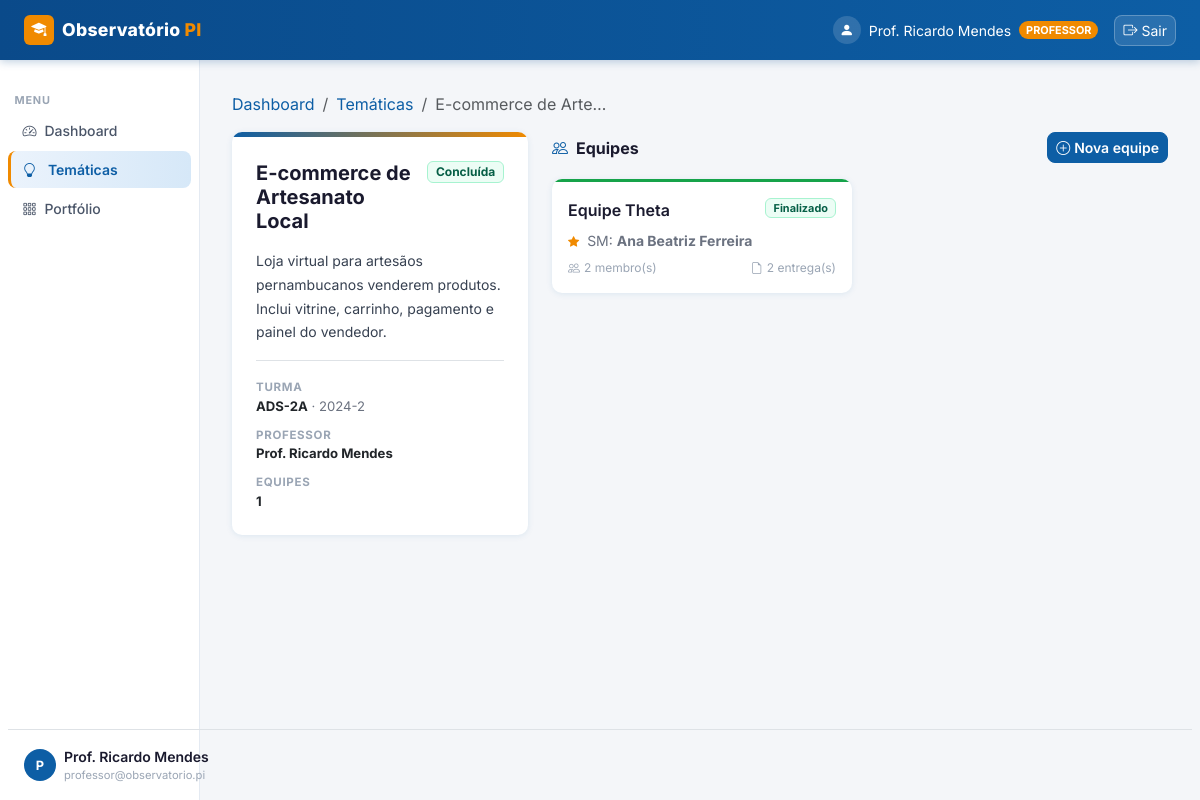
/tematicas/6 (signed in), run on the app's committed database.
### observatorio_pi/app/models/user.py (models this page shows)
class User(Base):
    __tablename__ = "users"
    id           = Column(Integer, primary_key=True, index=True)
    nome         = Column(String, nullable=False)
    email        = Column(String, unique=True, index=True, nullable=False)
    senha_hash   = Column(String, nullable=False)
    tipo         = Column(String, default="ALUNO", nullable=False)
    ativo        = Column(Boolean, default=True, nullable=False)
    bio          = Column(Text, default="")          # apresentação pessoal
    linkedin     = Column(String, default="")        # URL LinkedIn
    github       = Column(String, default="")        # URL GitHub
    portfolio_url= Column(String, default="")        # site/portfolio pessoal
    area_interesse = Column(String, default="")      # ex: "Backend, IA, Mobile"
    cidade       = Column(String, default="")        # localização
    telefone     = Column(String, default="")        # contato para empresas

### observatorio_pi/app/models/project.py (models this page shows)
class Tematica(Base):
    __tablename__ = "tematicas"
    id              = Column(Integer, primary_key=True, index=True)
    titulo          = Column(String, nullable=False)
    descricao       = Column(Text, default="")
    turma_id        = Column(Integer, ForeignKey("turmas.id"), nullable=False)
    professor_id    = Column(Integer, ForeignKey("users.id"), nullable=True)   # professor responsável
    status          = Column(String, default="ABERTA")  # ABERTA, EM_ANDAMENTO, CONCLUIDA
    criado_em       = Column(DateTime, default=lambda: datetime.now(timezone.utc))
    atualizado_em   = Column(DateTime, default=lambda: datetime.now(timezone.utc))
    turma           = relationship("Turma", back_populates="tematicas")
    professor       = relationship("User", foreign_keys=[professor_id])
    equipes         = relationship("Equipe", back_populates="tematica", cascade="all, delete-orphan")

class Turma(Base):
    __tablename__ = "turmas"
    id           = Column(Integer, primary_key=True, index=True)
    nome         = Column(String, nullable=False)           # ex: "ADS-2A"
    semestre     = Column(String, nullable=False)           # ex: "2025-1"
    descricao    = Column(Text, default="")
    ativa        = Column(Boolean, default=True, nullable=False)
    criado_em    = Column(DateTime, default=lambda: datetime.now(timezone.utc))
    tematicas    = relationship("Tematica", back_populates="turma", cascade="all, delete-orphan")

class Equipe(Base):
    __tablename__ = "equipes"
    id              = Column(Integer, primary_key=True, index=True)
    nome            = Column(String, nullable=False)          # ex: "Equipe Alpha"
    tematica_id     = Column(Integer, ForeignKey("tematicas.id"), nullable=False)
    scrum_master_id = Column(Integer, ForeignKey("users.id"), nullable=True)  # aluno líder
    status          = Column(String, default="EM_ANDAMENTO")  # EM_ANDAMENTO, FINALIZADO
    criado_em       = Column(DateTime, default=lambda: datetime.now(timezone.utc))
    tematica        = relationship("Tematica", back_populates="equipes")
    scrum_master    = relationship("User", foreign_keys=[scrum_master_id])
    membros         = relationship("EquipeMembro", back_populates="equipe", cascade="all, delete-orphan")
    entregas        = relationship("EntregaProjeto", back_populates="equipe", cascade="all, delete-orphan")
    avaliacoes      = relationship("Avaliacao", back_populates="equipe", cascade="all, delete-orphan")

### observatorio_pi/app/main.py (the view)
@app.get("/tematicas/{tematica_id}", response_class=HTMLResponse)
def detalhe_tematica(tematica_id: int, request: Request, db: Session = Depends(get_db)):
    usuario = get_usuario_logado(request, db)
    if not usuario:
        return RedirectResponse(url="/", status_code=303)
    tematica = db.query(Tematica).filter(Tematica.id == tematica_id).first()
    if not tematica:
        return RedirectResponse(url="/tematicas?erro=Temática+não+encontrada", status_code=303)
    alunos_turma = db.query(User).filter(User.tipo == "ALUNO", User.ativo == True).order_by(User.nome).all()
    return templates.TemplateResponse("tematica_detalhe.html", {
        "request": request, "usuario": usuario, "tematica": tematica,
        "alunos_turma": alunos_turma,
        "sucesso": request.query_params.get("sucesso"),
        "erro": request.query_params.get("erro"),
        "active_page": "tematicas",
    })

### observatorio_pi/app/templates/tematica_detalhe.html (shortened to what this page needs)
{% extends "base_auth.html" %}
{% block content %}
<nav aria-label="breadcrumb" class="mb-3">
    <ol class="breadcrumb small">
        <li class="breadcrumb-item"><a href="/dashboard">Dashboard</a></li>
        <li class="breadcrumb-item"><a href="/tematicas">Temáticas</a></li>
        <li class="breadcrumb-item active text-truncate" style="max-width:200px;">{{ tematica.titulo }}</li>
    </ol>
</nav>
<div class="row g-4">
    <div class="col-lg-4">
        <div class="card mb-3" style="overflow:hidden;">
            <div style="height:5px;background:linear-gradient(90deg,var(--senac-blue),var(--senac-orange));"></div>
            <div class="p-4">
                <div class="d-flex justify-content-between align-items-start mb-3">
                    <h5 class="fw-bold mb-0" style="color:#1a1a2e;">{{ tematica.titulo }}</h5>
                    {% if tematica.status == 'CONCLUIDA' %}
                    <span class="badge ms-2 flex-shrink-0" style="background:#ecfdf5;color:#065f46;border:1px solid #a7f3d0;">Concluída</span>
                    {% elif tematica.status == 'EM_ANDAMENTO' %}
                    <span class="badge ms-2 flex-shrink-0" style="background:#fffbeb;color:#92400e;border:1px solid #fde68a;">Em andamento</span>
                    {% else %}
                    <span class="badge ms-2 flex-shrink-0" style="background:#eff6ff;color:var(--senac-blue);border:1px solid #bfdbfe;">Aberta</span>
                    {% endif %}
                </div>
                {% if tematica.descricao %}
                <p class="small mb-3" style="color:#374151;white-space:pre-wrap;line-height:1.7;">{{ tematica.descricao }}</p>
                {% endif %}
                <div class="d-flex flex-column gap-2 pt-3 border-top" style="font-size:.82rem;">
                    <div><span style="color:#9aa5b4;font-size:.72rem;text-transform:uppercase;letter-spacing:.06em;font-weight:700;">Turma</span><br><strong>{{ tematica.turma.nome if tematica.turma else '—' }}</strong> {% if tematica.turma %}<span style="color:#6b7280;">· {{ tematica.turma.semestre }}</span>{% endif %}</div>
                    <div><span style="color:#9aa5b4;font-size:.72rem;text-transform:uppercase;letter-spacing:.06em;font-weight:700;">Professor</span><br><strong>{{ tematica.professor.nome if tematica.professor else 'A definir' }}</strong></div>
                    <div><span style="color:#9aa5b4;font-size:.72rem;text-transform:uppercase;letter-spacing:.06em;font-weight:700;">Equipes</span><br><strong>{{ tematica.equipes|length }}</strong></div>
                </div>
            </div>
        </div>
    </div>
    <div class="col-lg-8">
        <div class="d-flex justify-content-between align-items-center mb-3">
            <div class="fw-bold" style="color:#1a1a2e;font-size:1rem;"><i class="bi bi-people me-2" style="color:var(--senac-blue);"></i>Equipes</div>
            {% set pode_criar_equipe = (usuario.tipo in ('ADMIN','COORDENADOR')) or
               (usuario.tipo == 'PROFESSOR' and tematica.professor_id == usuario.id) %}
            {% if pode_criar_equipe %}
            <button class="btn btn-primary btn-sm" style="border-radius:8px;" data-bs-toggle="modal" data-bs-target="#modalNovaEquipe"><i class="bi bi-plus-circle me-1"></i>Nova equipe</button>
            {% endif %}
        </div>
        {% if tematica.equipes %}
        <div class="row g-3">
            {% for eq in tematica.equipes %}
            <div class="col-sm-6">
                <div class="card h-100" style="overflow:hidden;cursor:pointer;transition:box-shadow .15s,transform .15s;"
                     onclick="window.location='/equipes/{{ eq.id }}'"
                     onmouseover="this.style.boxShadow='0 6px 20px rgba(13,94,165,.14)';this.style.transform='translateY(-2px)'"
                     onmouseout="this.style.boxShadow='';this.style.transform=''">
                    <div style="height:3px;background:{% if eq.status=='FINALIZADO' %}#16a34a{% else %}var(--senac-blue){% endif %};"></div>
                    <div class="p-3">
                        <div class="d-flex justify-content-between align-items-start mb-2">
                            <div class="fw-semibold" style="color:#1a1a2e;">{{ eq.nome }}</div>
                            {% if eq.status == 'FINALIZADO' %}
                            <span class="badge" style="background:#ecfdf5;color:#065f46;border:1px solid #a7f3d0;font-size:.68rem;">Finalizado</span>
                            {% else %}
                            <span class="badge" style="background:#eff6ff;color:var(--senac-blue);border:1px solid #bfdbfe;font-size:.68rem;">Em andamento</span>
                            {% endif %}
                        </div>
                        <div class="small mb-2" style="color:#6b7280;">
                            <i class="bi bi-star-fill me-1" style="color:var(--senac-orange);font-size:.7rem;"></i>
                            SM: <strong>{{ eq.scrum_master.nome if eq.scrum_master else 'Não definido' }}</strong>
                        </div>
                        <div class="d-flex justify-content-between" style="font-size:.75rem;color:#9aa5b4;">
                            <span><i class="bi bi-people me-1"></i>{{ (eq.membros|length) + (1 if eq.scrum_master_id else 0) }} membro(s)</span>
                            <span><i class="bi bi-file-earmark me-1"></i>{{ eq.entregas|length }} entrega(s)</span>
                        </div>
                    </div>
                </div>
            </div>
            {% endfor %}
        </div>
        {% endif %}
    </div>
</div>
{% set pode_criar_equipe = (usuario.tipo in ('ADMIN','COORDENADOR')) or
   (usuario.tipo == 'PROFESSOR' and tematica.professor_id == usuario.id) %}
{% endblock %}

### observatorio_pi/app/templates/base_auth.html (shortened to what this page needs)
{% extends "base.html" %}
{% block body %}
<nav class="navbar navbar-senac navbar-expand-lg">
    <div class="container-fluid px-4">
        <a class="navbar-brand d-flex align-items-center gap-2" href="/dashboard">
            <div style="background:var(--senac-orange);border-radius:6px;width:30px;height:30px;display:flex;align-items:center;justify-content:center;">
                <i class="bi bi-mortarboard-fill text-white" style="font-size:.95rem;"></i>
            </div>
            <span>Observatório <span class="brand-dot">PI</span></span>
        </a>
        <div class="ms-auto d-flex align-items-center gap-3">
            <span class="text-white-50 small d-none d-sm-flex align-items-center gap-2">
                <span style="width:28px;height:28px;background:rgba(255,255,255,.15);border-radius:50%;display:flex;align-items:center;justify-content:center;">
                    <i class="bi bi-person-fill text-white"></i>
                </span>
                <span class="text-white">{{ usuario.nome }}</span>
                <span class="badge rounded-pill" style="background:var(--senac-orange);font-size:.68rem;font-weight:700;">{{ usuario.tipo }}</span>
            </span>
            <a href="/logout" class="btn btn-sm d-flex align-items-center gap-1"
               style="background:rgba(255,255,255,.12);color:#fff;border:1px solid rgba(255,255,255,.25);border-radius:8px;">
                <i class="bi bi-box-arrow-right"></i><span class="d-none d-sm-inline">Sair</span>
            </a>
        </div>
    </div>
</nav>
<div class="container-fluid g-0">
    <div class="row g-0">
        <nav class="col-md-2 d-none d-md-block sidebar">
            <div class="sidebar-section-label">Menu</div>
            <ul class="nav flex-column px-2">
                <li class="nav-item">
                    <a class="nav-link {% if active_page == 'dashboard' %}active{% endif %}" href="/dashboard">
                        <i class="bi bi-speedometer2 me-2"></i>Dashboard
                    </a>
                </li>
                <li class="nav-item">
                    <a class="nav-link {% if active_page == 'tematicas' %}active{% endif %}" href="/tematicas">
                        <i class="bi bi-lightbulb me-2"></i>
                        {% if usuario.tipo == 'ALUNO' %}Minhas Temáticas{% else %}Temáticas{% endif %}
                    </a>
                </li>
                <li class="nav-item">
                    <a class="nav-link {% if active_page == 'portfolio' %}active{% endif %}" href="/portfolio">
                        <i class="bi bi-grid-3x3-gap me-2"></i>Portfólio
                    </a>
                </li>
            </ul>
            <div class="px-3 pt-3 border-top mx-2" style="position:absolute;bottom:1rem;left:0;right:0;">
                <div class="d-flex align-items-center gap-2">
                    <div class="rounded-circle d-flex align-items-center justify-content-center flex-shrink-0"
                         style="width:32px;height:32px;background:var(--senac-blue);color:#fff;font-size:.8rem;font-weight:700;">
                        {{ usuario.nome[0].upper() }}
                    </div>
                    <div style="min-width:0;">
                        <div class="small fw-semibold text-truncate" style="color:#1a1a2e;">{{ usuario.nome }}</div>
                        <div class="text-truncate" style="font-size:.7rem;color:#9aa5b4;">{{ usuario.email }}</div>
                    </div>
                </div>
            </div>
        </nav>
        <main class="col-md-10 main-content" style="min-height:calc(100vh - 60px);">
            {% block content %}{% endblock %}
        </main>
    </div>
</div>
{% endblock %}

### observatorio_pi/app/templates/base.html (style rules this page uses)
:root { --senac-blue: #0D5EA5; --senac-blue-dark: #0A4A8A; --senac-blue-deeper: #083A6E; --senac-orange: #F08A00; --senac-orange-dark: #D47A00; --senac-orange-light:#FFF3DC; --senac-bg: #F4F6F9; --senac-sidebar-bg: #FFFFFF; --senac-card-shadow: 0 1px 6px rgba(13,94,165,.10); --senac-radius: 10px; }
*, *::before, *::after { box-sizing: border-box; }
body { font-family: 'Inter', system-ui, sans-serif; background-color: var(--senac-bg); color: #1a1a2e; }
.btn-primary { background-color: var(--senac-blue); border-color: var(--senac-blue); color: #fff; font-weight: 600; }
a { color: var(--senac-blue); }
.card { border: none; border-radius: var(--senac-radius); box-shadow: var(--senac-card-shadow); }
.navbar-senac { background: linear-gradient(90deg, var(--senac-blue-dark) 0%, var(--senac-blue) 100%); box-shadow: 0 2px 8px rgba(10,74,138,.25); min-height: 60px; }
.navbar-senac .navbar-brand { font-weight: 800; font-size: 1.1rem; letter-spacing: .3px; color: #fff !important; }
.navbar-senac .navbar-brand .brand-dot { color: var(--senac-orange); }
.sidebar { min-height: calc(100vh - 60px); background: var(--senac-sidebar-bg); border-right: 1px solid #e4eaf2; padding-top: 1.25rem; }
.sidebar .nav-link { color: #4a5568; border-radius: 8px; margin-bottom: 2px; padding: .5rem .9rem; font-size: .875rem; font-weight: 500; transition: background .15s, color .15s; }
.sidebar .nav-link i { width: 20px; }
.sidebar .nav-link.active { background: linear-gradient(90deg, #EBF3FC 0%, #D6E8F8 100%); color: var(--senac-blue); font-weight: 600; border-left: 3px solid var(--senac-orange); padding-left: calc(.9rem - 3px); }
.sidebar-section-label { font-size: .68rem; font-weight: 700; text-transform: uppercase; letter-spacing: .08em; color: #9aa5b4; padding: .75rem .9rem .25rem; }
.main-content { padding: 2rem; }
.breadcrumb-item a { color: var(--senac-blue); text-decoration: none; }

### data on the page
User: nome "Prof. Ricardo Mendes", tipo "PROFESSOR", nome "P", email "professor@observatorio.pi", professor "Prof. Ricardo Mendes"
Tematica: titulo "E-commerce de Arte…", titulo "E-commerce de Artesanato Local", descricao "Loja virtual para artesãos pernambucanos venderem produtos. Inclui vitrine, carrinho, pagamento e painel do vendedor."
Turma: turma "ADS-2A", turma.semestre "2024-2"
Equipe: nome "Equipe Theta", status "Finalizado", scrum_master "Ana Beatriz Ferreira", membros "2", entregas|length "2"

### other printed values
{{ tematica.equipes|length }} "1"
